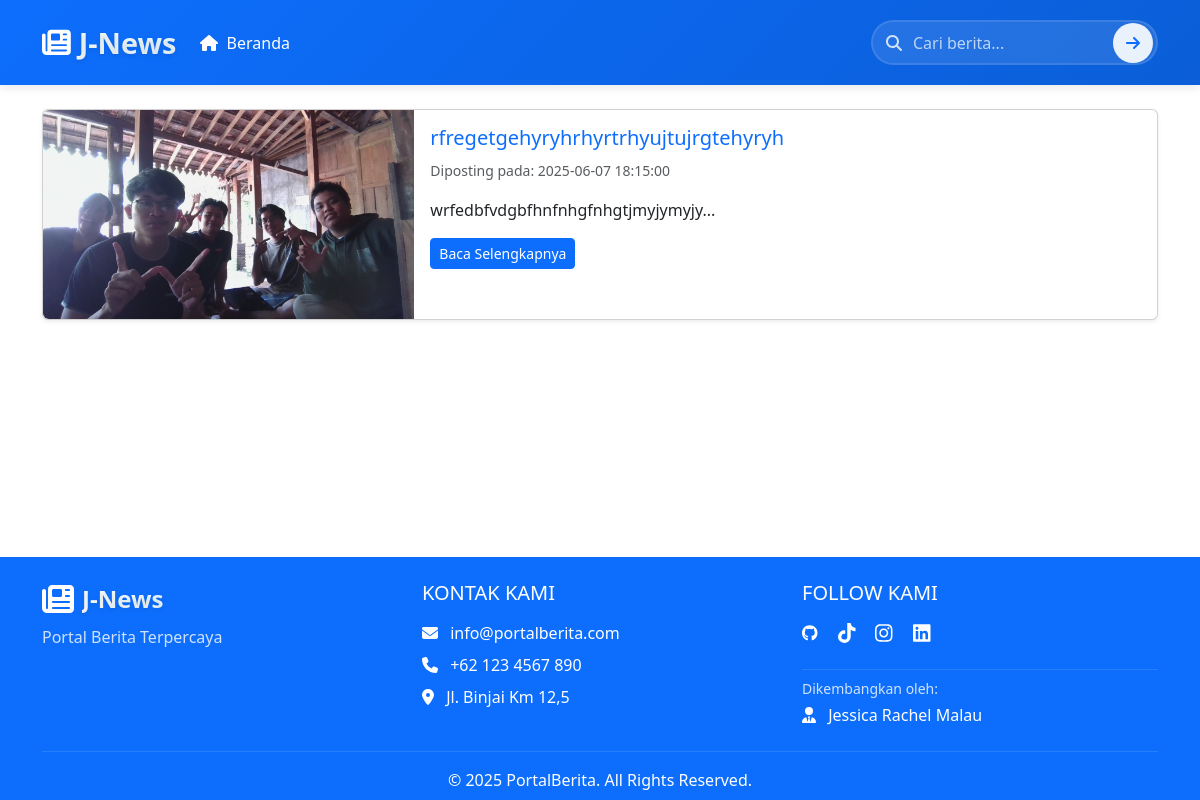
The page /kategori.php?id=3 on the database its author committed.
### tables this page shows
CREATE TABLE `berita` (
  `id` int NOT NULL,
  `judul` varchar(255) DEFAULT NULL,
  `slug` varchar(255) DEFAULT NULL,
  `isi` text,
  `gambar` varchar(255) DEFAULT NULL,
  `tanggal` datetime DEFAULT NULL,
  `id_kategori` int DEFAULT NULL
);

### kategori.php (the view)
<?php include 'inc/header.php'; include 'db/config.php'; ?>
<div class="container mt-4">
<?php
$id = $_GET['id'];
$sql = $conn->query("SELECT * FROM berita WHERE id_kategori=$id ORDER BY tanggal DESC");
if ($sql->num_rows > 0) {
  while($b = $sql->fetch_assoc()) {
    echo "<div class='card mb-4 shadow-sm'>
            <div class='row g-0'>
              <div class='col-md-4'>
                <img src='uploads/{$b['gambar']}' class='img-fluid rounded-start' alt='...' style='object-fit: cover; height: 100%; width: 100%;'>
              </div>
              <div class='col-md-8'>
                <div class='card-body'>
                  <h5 class='card-title'><a href='detail.php?slug={$b['slug']}' class='text-decoration-none'>{$b['judul']}</a></h5>
                  <p class='card-text'><small class='text-muted'>Diposting pada: {$b['tanggal']}</small></p>
                  <p class='card-text'>".substr(strip_tags($b['isi']), 0, 150)."...</p>
                  <a href='detail.php?slug={$b['slug']}' class='btn btn-primary btn-sm'>Baca Selengkapnya</a>
                </div>
              </div>
            </div>
          </div>";
  }
} else {
  echo "<div class='alert alert-warning'>Tidak ada berita dalam kategori ini.</div>";
}
?>
</div>
<?php include 'inc/footer.php'; ?>

### rows shown on the page
berita: gambar (picture), judul "rfregetgehyryhrhyrtrhyujtujrgtehyryh", tanggal "2025-06-07 18:15:00", isi "wrfedbfvdgbfhnfnhgfnhgtjmyjymyjy"
